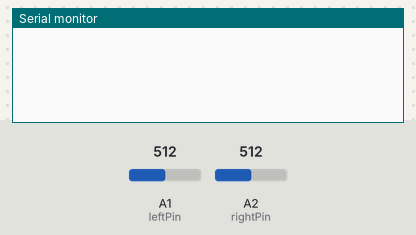
Recording of a sketch running on a simulated Arduino Uno, built with avr-gcc and run on an emulated ATmega328P. Parts: the last lines printed to the serial monitor. Inputs (shaded band) come from the test bench; at power-on: A1 (leftPin) = 512, A2 (rightPin) = 512.

Above: at 1.2 s.
1.3 s: A1 (leftPin) set to 716
At 2.0 s:
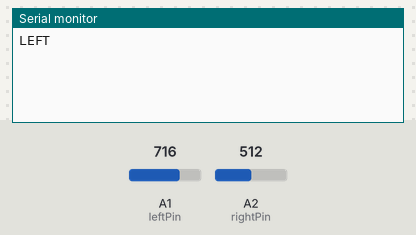
2.8 s: A2 (rightPin) set to 716
At 3.2 s:
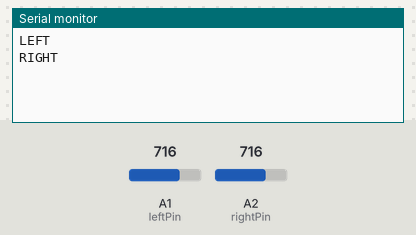

Measured:
- after the input at 1.3 s, the serial monitor: prints a new line at once (image 1)
- after the input at 2.8 s, the serial monitor: prints a new line at once (image 2)

The sketch:

bothears.ino
```cpp
// Each ear's A0 wire goes to its own Uno pin
const int leftPin = A1;
const int rightPin = A2;

// How big a swing counts as a noise (whole numbers only)
const int quietLevel = 2;

void setup() {
  Serial.begin(9600);
}

void loop() {
  // Each ear tracks its own loudest and quietest reading for this window
  int leftHigh = 0;
  int leftLow = 1023;
  int rightHigh = 0;
  int rightLow = 1023;
  unsigned long startTime = millis();  // remembers when this listening window began

  // Listens for 50 milliseconds, reading both ears each time around
  while (millis() - startTime < 50) {
    int leftNow = analogRead(leftPin);
    int rightNow = analogRead(rightPin);

    if (leftNow > leftHigh) leftHigh = leftNow;
    if (leftNow < leftLow) leftLow = leftNow;
    if (rightNow > rightHigh) rightHigh = rightNow;
    if (rightNow < rightLow) rightLow = rightNow;
  }

  // The swing is how big the wiggle was for each ear in this window
  int leftSwing = leftHigh - leftLow;
  int rightSwing = rightHigh - rightLow;

  // The || means "or": runs if either ear heard something louder than quietLevel
  if (leftSwing > quietLevel || rightSwing > quietLevel) {
    // Whichever ear had the bigger swing gets the credit
    if (leftSwing > rightSwing) {
      Serial.println("LEFT");
    } else {
      Serial.println("RIGHT");
    }
  }
}
```
